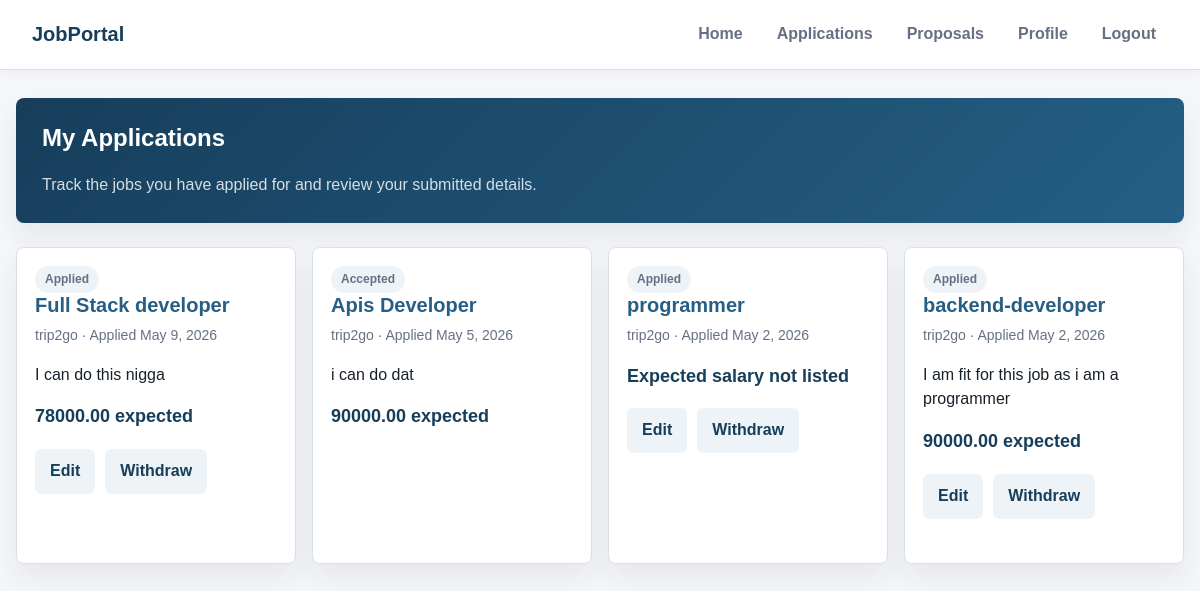
The page /my_applications (signed in) on the database as committed earlier.
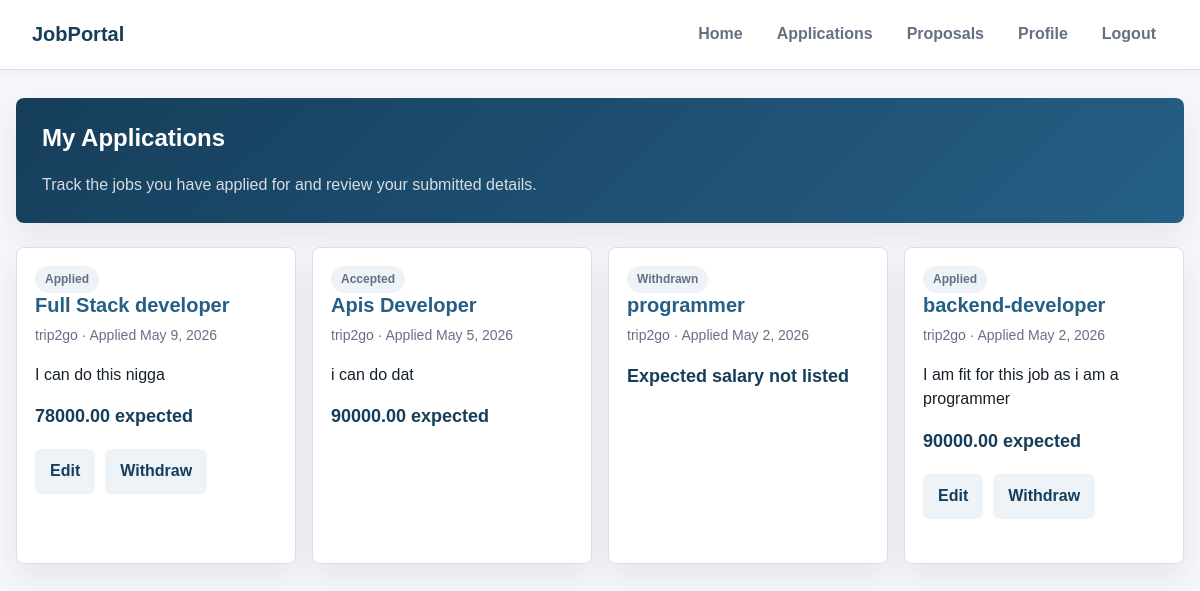
The same page on the database as committed later.
### recruiter/models.py (models this page shows, shortened)
class TimeStampedModel(models.Model):
    created_at = models.DateTimeField(auto_now_add=True, db_index=True)
    updated_at = models.DateTimeField(auto_now=True)
    class Meta:
        abstract = True

class Application(TimeStampedModel):
    STATUS_CHOICES = [
        ('applied', 'Applied'),
        ('reviewing', 'Under Review'),
        ('rejected', 'Rejected'),
        ('withdrawn', 'Withdrawn'),
        ('accepted', 'Accepted'),
    ]
    applicant = models.ForeignKey(
        ApplicantProfile,
        on_delete=models.CASCADE,
        related_name="applications"
    )
    job = models.ForeignKey(
        Post,
        on_delete=models.CASCADE,
        related_name="applications",
        limit_choices_to={'post_type': 'job', 'status': 'published'}
    )
    status = models.CharField(
        max_length=20,
        choices=STATUS_CHOICES,
        default='applied',
        db_index=True
    )
    cover_letter = models.TextField(
        blank=True,
        help_text="Cover letter for the job application"
    )
    expected_salary = models.DecimalField(
        max_digits=10,
        decimal_places=2,
        null=True,
        blank=True,
        validators=[MinValueValidator(0)],
        help_text="Your expected salary for this position"
    )
    applied_at = models.DateTimeField(auto_now_add=True)
    status_changed_at = models.DateTimeField(auto_now=True)
    class Meta:
        ordering = ['-applied_at']
        constraints = [
            models.UniqueConstraint(
                fields=['applicant', 'job'],
                name='unique_application_per_applicant_job'
            )
        ]
        indexes = [
            models.Index(fields=['status', 'applied_at']),
            models.Index(fields=['job', 'status']),
        ]
    @property
    def is_active(self):
        return self.status in ['applied', 'reviewing']

class Post(TimeStampedModel):
    POST_TYPE_CHOICES = [
        ('job', 'Job Position'),
        ('project', 'Project'),
    ]
    STATUS_CHOICES = [
        ('draft', 'Draft'),
        ('published', 'Published'),
        ('closed', 'Closed'),
        ('filled', 'Filled/Completed'),
        ('cancelled', 'Cancelled'),
    ]
    post_type = models.CharField(
        max_length=20,
        choices=POST_TYPE_CHOICES,
        db_index=True
    )
    title = models.CharField(
        max_length=250,
        help_text="Title of the job or project"
    )
    description = models.TextField(
        help_text="Detailed description"
    )
    company = models.ForeignKey(
        Company,
        on_delete=models.CASCADE,
        related_name="posts"
    )
    salary = models.DecimalField(
        max_digits=10,
        decimal_places=2,
        null=True,
        blank=True,
        validators=[MinValueValidator(0)],
        help_text="Annual salary for jobs"
    )
    budget = models.DecimalField(
        max_digits=12,
        decimal_places=2,
        null=True,
        blank=True,
        validators=[MinValueValidator(0)],
        help_text="Total budget for projects"
    )
    status = models.CharField(
        max_length=20,
        choices=STATUS_CHOICES,
        default='draft',
        db_index=True
    )
    is_active = models.BooleanField(default=True, db_index=True)
    is_featured = models.BooleanField(default=False)
    published_at = models.DateTimeField(null=True, blank=True)
    closed_at = models.DateTimeField(null=True, blank=True)
    skills_required = models.ManyToManyField(
        Skill,
        related_name="posts",
        blank=True
    )
    created_by = models.ForeignKey(
        CustomUser,
        on_delete=models.CASCADE,
        related_name="created_posts"
    )
    slug = models.SlugField(blank=True, null=True)
    class Meta:
        ordering = ['-created_at']
        indexes = [
            models.Index(fields=['post_type', 'status', 'is_active']),
            models.Index(fields=['company', 'status']),
            models.Index(fields=['is_featured', 'is_active']),
        ]

class Company(TimeStampedModel):
    name = models.CharField(
        max_length=150,
        unique=True,
        help_text="Official company name"
    )
    location = models.CharField(
        max_length=150,
        help_text="Headquarters location"
    )
    website = models.URLField(
        blank=True,
        help_text="Company website URL"
    )
    description = models.TextField(
        blank=True,
        help_text="Company description and mission"
    )
    industry = models.CharField(
        max_length=100,
        blank=True,
        help_text="Primary industry (e.g., Technology, Healthcare)"
    )
    size = models.PositiveIntegerField(
        null=True,
        blank=True,
        help_text="Number of employees",
        verbose_name="Company Size"
    )
    logo = models.ImageField(
        upload_to='company_logos/%Y/%m/%d/',
        null=True,
        blank=True,
        help_text="Company logo image"
    )
    is_active = models.BooleanField(
        default=True,
        help_text="Whether the company is currently active on the platform"
    )
    class Meta:
        verbose_name_plural = "Companies"
        ordering = ['name']
        indexes = [
            models.Index(fields=['name']),
            models.Index(fields=['industry']),
            models.Index(fields=['is_active']),
        ]
    def __str__(self):
        return self.name

### recruiter/view_modules/job_views.py (the view)
# urls.py: path("my_applications", views.view_my_applications, name="my_applications"),
@login_required(login_url='login')
@applicant_required
@applicant_profile_required
def view_my_applications(request):
    applications = Application.objects.filter(
        applicant=request.user.applicant_profile
    ).order_by('-applied_at')
    return render(request, 'jobs/my_applications.html', {'applications': applications})

### recruiter/view_modules/common.py (called while the page is built)
def is_applicant(user):
    return user.user_type == 'applicant'

def applicant_required(view_func=None, redirect_url="/", message="Access denied"):
    if view_func is None:
        return lambda actual_view: applicant_required(
            actual_view, redirect_url, message
        )
    @wraps(view_func)
    def wrapper(request, *args, **kwargs):
        if not is_applicant(request.user):
            error_msg = message or "You are not allowed to access this page!"
            messages.error(request, error_msg)
            return redirect(redirect_url)
        return view_func(request, *args, **kwargs)
    return wrapper

### recruiter/templates/jobs/my_applications.html (shortened to what this page needs)
{% extends "applicant/base.html" %}
{% block content %}
    <section class="page-header">
        <h1>My Applications</h1>
        <p>Track the jobs you have applied for and review your submitted details.</p>
    </section>
    <div class="grid">
        {% for application in applications %}
            <article class="card">
                <span class="badge badge-muted">{{ application.get_status_display }}</span>
                <h2><a href="{% url 'my_application_detail' application.id %}">{{ application.job.title }}</a></h2>
                <p class="meta">{{ application.job.company }} · Applied {{ application.applied_at|date:"M j, Y" }}</p>
                <p>{{ application.cover_letter|truncatewords:22 }}</p>
                <p class="amount">{% if application.expected_salary %}{{ application.expected_salary }} expected{% else %}Expected salary not listed{% endif %}</p>
                <div class="action-bar">
                    {% if application.is_active %}
                        <a href="{% url 'edit_application' application.id %}" class="button button-secondary">Edit</a>
                        <a href="{% url 'withdraw_application' application.id %}" class="button button-secondary">Withdraw</a>
                    {% endif %}
                </div>
            </article>
        {% empty %}
            <p class="empty-state">You have not applied to any jobs yet.</p>
        {% endfor %}
    </div>
{% endblock %}

Rows that differ between the two databases and show on the page:
changed Application "programmer": status "Applied" → "Withdrawn"; no longer shows "Edit Withdraw"
